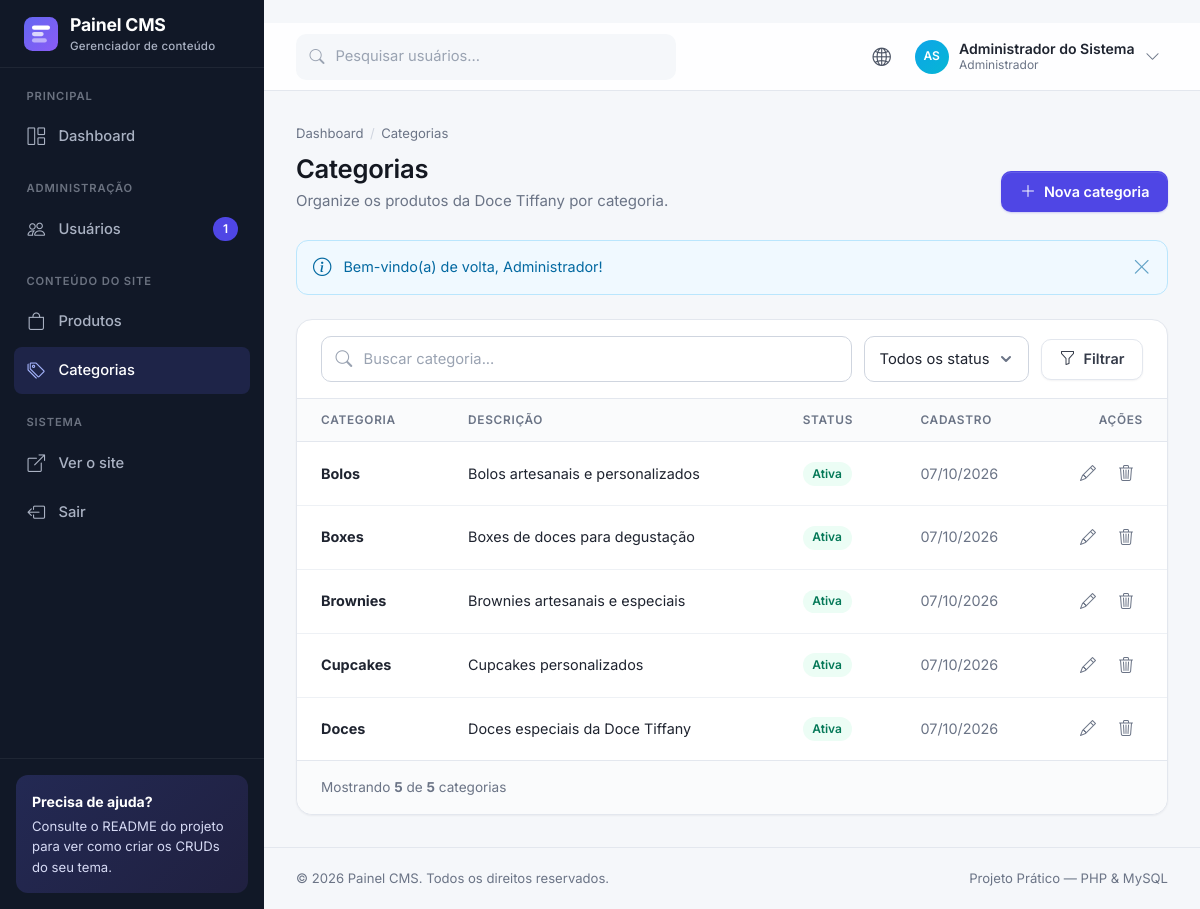
The page /pages/categorias.php (signed in) on the database its author committed.
### tables this page shows
CREATE TABLE `usuarios` (
  `id` int(10) unsigned NOT NULL AUTO_INCREMENT,
  `nome` varchar(100) NOT NULL,
  `email` varchar(150) NOT NULL,
  `usuario` varchar(30) NOT NULL,
  `senha` varchar(255) NOT NULL,
  `telefone` varchar(20) DEFAULT NULL,
  `foto` varchar(255) DEFAULT NULL,
  `biografia` mediumtext DEFAULT NULL,
  `perfil` enum('admin','editor') NOT NULL DEFAULT 'editor',
  `status` tinyint(1) NOT NULL DEFAULT 1,
  `criado_em` datetime NOT NULL DEFAULT current_timestamp(),
  `atualizado_em` datetime DEFAULT NULL ON UPDATE current_timestamp(),
  `ultimo_acesso` datetime DEFAULT NULL,
  PRIMARY KEY (`id`),
  UNIQUE KEY `uk_usuarios_email` (`email`),
  UNIQUE KEY `uk_usuarios_usuario` (`usuario`),
  KEY `idx_usuarios_perfil_status` (`perfil`,`status`)
);

CREATE TABLE `categorias` (
  `id` int(10) unsigned NOT NULL AUTO_INCREMENT,
  `nome` varchar(100) NOT NULL,
  `descricao` varchar(255) DEFAULT NULL,
  `status` tinyint(1) NOT NULL DEFAULT 1,
  `criado_em` datetime NOT NULL DEFAULT current_timestamp(),
  PRIMARY KEY (`id`),
  UNIQUE KEY `uk_categorias_nome` (`nome`)
);

### includes/auth.php (called while the page is built, shortened)
<?php
require_once __DIR__ . '/sessao.php';
$sql = $pdo->prepare('SELECT id, nome, email, usuario, foto, perfil, status FROM usuarios WHERE id = ?');
$sql->execute([$_SESSION['usuario_id']]);
$usuarioLogado = $sql->fetch();
function ehAdmin(): bool
{
    return ($_SESSION['usuario_perfil'] ?? '') === 'admin';
}

### pages/categorias.php (the view, shortened to what this page needs)
<?php
require_once '../includes/auth.php';
require_once '../config/conexao.php';
$porPagina = 8;
$busca = trim(get('busca'));
$pagina = max(1, (int) get('pagina'));
$condicoes = [];
$parametros = [];
$where = $condicoes ? 'WHERE ' . implode(' AND ', $condicoes) : '';
$sql = $pdo->prepare("SELECT COUNT(*) FROM categorias $where");
$sql->execute($parametros);
$total = (int) $sql->fetchColumn();
$totalPaginas = max(1, (int) ceil($total / $porPagina));
$pagina = min($pagina, $totalPaginas);
$offset = ($pagina - 1) * $porPagina;
$sql = $pdo->prepare(
    "SELECT id, nome, descricao, status, criado_em
     FROM categorias
     $where
     ORDER BY nome
     LIMIT :limite OFFSET :offset"
);
$sql->bindValue(':limite', $porPagina, PDO::PARAM_INT);
$sql->bindValue(':offset', $offset, PDO::PARAM_INT);
$sql->execute();
$categorias = $sql->fetchAll();
$menuAtivo = 'categorias';
require_once '../includes/header.php';
?>
<main class="content">
    <div class="page-header">
        <div>
            <ol class="breadcrumb">
                <li><a href="dashboard.php">Dashboard</a></li>
                <li>Categorias</li>
            </ol>
            <h1>Categorias</h1>
            <p>Organize os produtos da Doce Tiffany por categoria.</p>
        </div>
        <div class="page-header__actions">
            <a href="categorias-cadastrar.php" class="btn btn-primary">
                <i class="bi bi-plus-lg"></i> Nova categoria
            </a>
        </div>
    </div>
    <?php exibirMensagem(); ?>
    <section class="card">
        <form class="filters" action="categorias.php" method="get">
            <div class="input-icon">
                <input
                    type="search"
                    class="form-control"
                    name="busca"
                    placeholder="Buscar categoria..."
                    aria-label="Buscar categoria"
                    value="<?= e($busca) ?>"
                >
            </div>
            <select class="form-select" name="status" aria-label="Filtrar por status">
                <option value="">Todos os status</option>
            </select>
            <button type="submit" class="btn btn-light">
                <i class="bi bi-funnel"></i> Filtrar
            </button>
        </form>
        <div class="table-responsive">
            <table class="table table--stack">
                <thead>
                    <tr>
                        <th>Categoria</th>
                        <th>Descrição</th>
                        <th>Status</th>
                        <th>Cadastro</th>
                        <th class="col-actions">Ações</th>
                    </tr>
                </thead>
                <tbody>
                    <?php foreach ($categorias as $categoria): ?>
                        <tr>
                            <td data-label="Categoria">
                                <strong><?= e($categoria['nome']) ?></strong>
                            </td>
                            <td data-label="Descrição">
                                <?= e($categoria['descricao'] ?: 'Sem descrição') ?>
                            </td>
                            <td data-label="Status">
                                <?php if ($categoria['status']): ?>
                                    <span class="badge badge-success">Ativa</span>
                                <?php else: ?>
                                    <span class="badge badge-gray">Inativa</span>
                                <?php endif; ?>
                            </td>
                            <td data-label="Cadastro" class="text-muted">
                                <?= e(formatarData($categoria['criado_em'])) ?>
                            </td>
                            <td class="col-actions">
                                <a
                                    href="categorias-editar.php?id=<?= (int) $categoria['id'] ?>"
                                    class="action-btn"
                                    title="Editar categoria"
                                    aria-label="Editar categoria"
                                >
                                    <i class="bi bi-pencil"></i>
                                </a>
                                <a
                                    href="categorias-excluir.php?id=<?= (int) $categoria['id'] ?>"
                                    class="action-btn action-btn--danger"
                                    title="Excluir categoria"
                                    aria-label="Excluir categoria"
                                >
                                    <i class="bi bi-trash3"></i>
                                </a>
                            </td>
                        </tr>
                    <?php endforeach; ?>
                </tbody>
            </table>
        </div>
        <div class="card__footer">
            <span class="pagination-info">
                Mostrando <strong><?= count($categorias) ?></strong>
                de <strong><?= $total ?></strong>
                <?= $total === 1 ? 'categoria' : 'categorias' ?>
            </span>
        </div>
    </section>
</main>
<?php require_once '../includes/footer.php'; ?>

### includes/header.php (shortened to what this page needs)
<?php
$menuAtivo = $menuAtivo ?? '';
?>
<!DOCTYPE html>
<html lang="pt-BR">
<head>
  <link rel="stylesheet" href="../css/vendor/bootstrap-icons/bootstrap-icons.min.css">
  <link rel="stylesheet" href="../css/style.css">
</head>
<body>
  <div class="app">
    <?php require __DIR__ . '/sidebar.php'; ?>
    <div class="main">
      <header class="topbar">
        <?php if (ehAdmin()): ?>
        <form class="topbar__search" action="usuarios.php" method="get" role="search">
          <i class="bi bi-search"></i>
          <input type="search" class="form-control" name="busca" placeholder="Pesquisar usuários..." aria-label="Pesquisar usuários">
        </form>
        <?php endif; ?>
        <div class="topbar__actions">
          <a href="#" class="icon-btn" title="Ver o site" target="_blank" rel="noopener"><i class="bi bi-globe2"></i></a>
          <div class="dropdown">
            <button type="button" class="user-menu" data-dropdown-toggle aria-haspopup="true" aria-expanded="false">
              <?= avatar($usuarioLogado, 'avatar-sm') ?>
              <span class="user-menu__info">
                <span class="user-menu__name"><?= e($usuarioLogado['nome']) ?></span>
                <span class="user-menu__role"><?= nomePerfil($usuarioLogado['perfil']) ?></span>
              </span>
              <i class="bi bi-chevron-down text-muted"></i>
            </button>
          </div>
        </div>
      </header>

### includes/sidebar.php (shortened to what this page needs)
<?php
function linkMenu(string $item, string $menuAtivo): string
{
    return $item === $menuAtivo
        ? 'class="sidebar__link is-active" aria-current="page"'
        : 'class="sidebar__link"';
}
$totalUsuariosMenu = ehAdmin() ? (int) $pdo->query('SELECT COUNT(*) FROM usuarios')->fetchColumn() : 0;
?>
    <aside class="sidebar" id="sidebar">
      <a href="dashboard.php" class="sidebar__brand">
        <img src="../img/logo.svg" alt="">
        <span>Painel CMS <small>Gerenciador de conteúdo</small></span>
      </a>
      <nav class="sidebar__nav" aria-label="Menu principal">
        <p class="sidebar__label">Principal</p>
        <ul class="sidebar__menu">
          <li><a href="dashboard.php" <?= linkMenu('dashboard', $menuAtivo) ?>><i class="bi bi-grid-1x2"></i> Dashboard</a></li>
        </ul>
        <?php if (ehAdmin()):  ?>
        <p class="sidebar__label">Administração</p>
        <ul class="sidebar__menu">
          <li><a href="usuarios.php" <?= linkMenu('usuarios', $menuAtivo) ?>><i class="bi bi-people"></i> Usuários <span class="badge badge-primary"><?= $totalUsuariosMenu ?></span></a></li>
        </ul>
        <?php endif; ?>
        <p class="sidebar__label">Conteúdo do site</p>
        <ul class="sidebar__menu">
          <li>
            <a href="produtos.php" <?= linkMenu('produtos', $menuAtivo) ?>>
              <i class="bi bi-bag"></i> Produtos
            </a>
          </li>
          <li>
            <a href="categorias.php" <?= linkMenu('categorias', $menuAtivo) ?>>
            <i class="bi bi-tags"></i> Categorias
          </a>
        </li>
        </ul>
        <p class="sidebar__label">Sistema</p>
        <ul class="sidebar__menu">
          <li><a href="#" class="sidebar__link" target="_blank" rel="noopener"><i class="bi bi-box-arrow-up-right"></i> Ver o site</a></li>
          <li><a href="../logout.php" class="sidebar__link"><i class="bi bi-box-arrow-left"></i> Sair</a></li>
        </ul>
      </nav>
      <div class="sidebar__footer">
        <div class="sidebar__help">
          <strong>Precisa de ajuda?</strong>
          Consulte o README do projeto para ver como criar os CRUDs do seu tema.
        </div>
      </div>
    </aside>

### includes/funcoes.php (shortened to what this page needs)
<?php
function e($texto): string
{
    return htmlspecialchars((string) $texto, ENT_QUOTES, 'UTF-8');
}
function get(string $campo): string
{
    $valor = $_GET[$campo] ?? '';
    return is_string($valor) ? trim($valor) : '';
}
function exibirMensagem(): void
{
    $mensagem = $_SESSION['mensagem'];
    $icones = [
        'success' => 'bi-check-circle',
        'danger'  => 'bi-exclamation-octagon',
        'warning' => 'bi-exclamation-triangle',
        'info'    => 'bi-info-circle',
    ];
    $tipo = isset($icones[$mensagem['tipo']]) ? $mensagem['tipo'] : 'info';
    echo '<div class="alert alert-' . $tipo . '" role="alert">'
       . '<i class="bi ' . $icones[$tipo] . '"></i>'
       . '<div>' . e($mensagem['texto']) . '</div>'
       . '<button type="button" class="alert__close" aria-label="Fechar"><i class="bi bi-x-lg"></i></button>'
       . '</div>';
}
function formatarData(?string $data, bool $comHora = false): string
{
    return date($comHora ? 'd/m/Y \à\s H:i' : 'd/m/Y', strtotime($data));
}
function nomePerfil(string $perfil): string
{
    return $perfil === 'admin' ? 'Administrador' : 'Editor';
}
function iniciais(string $nome): string
{
    $partes = preg_split('/\s+/', trim($nome));
    $primeira = mb_substr($partes[0], 0, 1);
    $ultima   = count($partes) > 1 ? mb_substr(end($partes), 0, 1) : '';
    return mb_strtoupper($primeira . $ultima);
}
function avatar(array $usuario, string $classeExtra = ''): string
{
    $classe = trim('avatar ' . $classeExtra);
    $cor = 'avatar--c' . (($usuario['id'] % 5) + 1);
    return '<span class="' . $classe . ' ' . $cor . '">' . e(iniciais($usuario['nome'])) . '</span>';
}

### includes/footer.php (shortened to what this page needs)
      <footer class="footer">
        <span>&copy; <?= date('Y') ?> Painel CMS. Todos os direitos reservados.</span>
        <span>Projeto Prático — PHP &amp; MySQL</span>
      </footer>
    </div>
  </div>
</body>
</html>

### rows shown on the page
usuarios: nome "AS", nome "Administrador do Sistema", perfil "Administrador"
categorias: nome "Bolos", descricao "Bolos artesanais e personalizados", status "Ativa", criado_em "07/10/2026"
categorias: nome "Boxes", descricao "Boxes de doces para degustação", status "Ativa", criado_em "07/10/2026"
categorias: nome "Brownies", descricao "Brownies artesanais e especiais", status "Ativa", criado_em "07/10/2026"
categorias: nome "Cupcakes", descricao "Cupcakes personalizados", status "Ativa", criado_em "07/10/2026"
categorias: nome "Doces", descricao "Doces especiais da Doce Tiffany", status "Ativa", criado_em "07/10/2026"

### other values the page prints
$totalUsuariosMenu "1"
$mensagem['texto'] "Bem-vindo(a) de volta, Administrador!"
count($categorias) "5"
$total "5"
